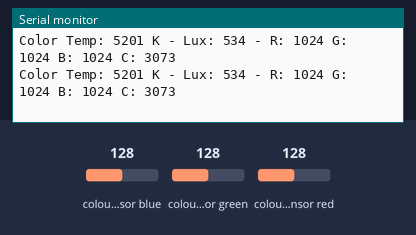
Recording of a sketch running on a simulated Arduino Uno, built with avr-gcc and run on an emulated ATmega328P. On the bench: the last lines printed to the serial monitor. Inputs (shaded band) come from the test bench; at power-on: colour sensor green 128, colour sensor blue 128, colour sensor red 128.

Above: at 1.2 s.
1.3 s: colour sensor green set to 191
At 1.52 s:
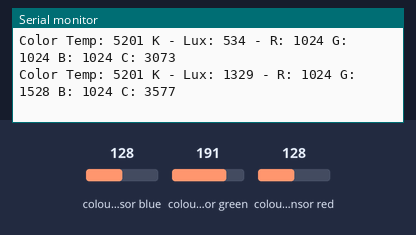
4.3 s: colour sensor blue set to 5
At 4.37 s:
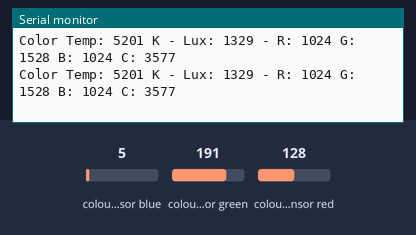
5.8 s: colour sensor red set to 250
At 5.84 s:
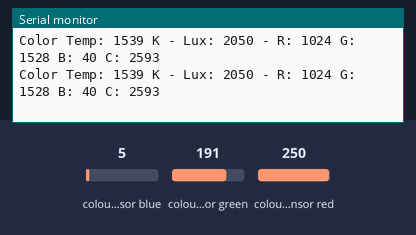
7.5 s: colour sensor blue set to 64
At 7.66 s:
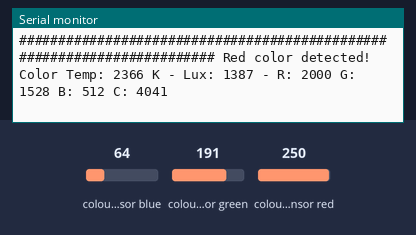
10.5 s: colour sensor green set to 5
At 12.48 s:
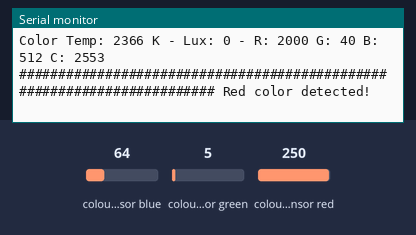
13.5 s: colour sensor blue set to 128
At 13.64 s:
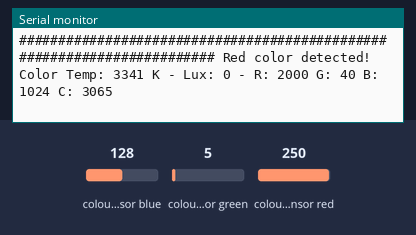
Timing chart, 0 to 16.5 s (numbered marks = the images above; inputs shaded):
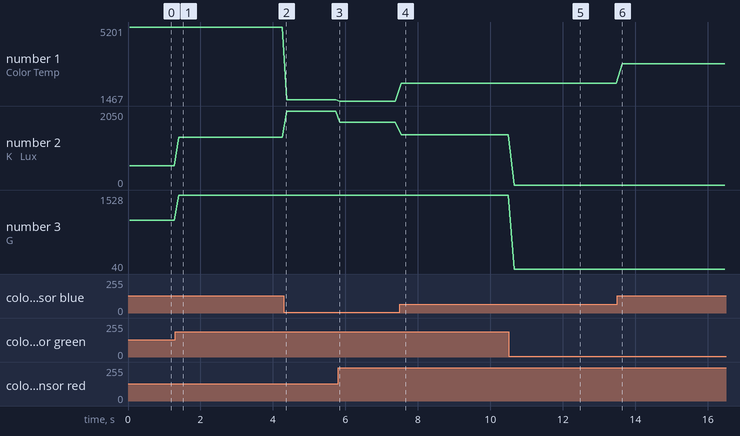

The sketch:

color_detector.ino
```cpp
#include <Wire.h>
#include <Adafruit_TCS34725.h>

// Create an Adafruit_TCS34725 instance
Adafruit_TCS34725 tcs = Adafruit_TCS34725(TCS34725_INTEGRATIONTIME_614MS, TCS34725_GAIN_1X);

void setup() {
  Serial.begin(9600);


  if (tcs.begin()) {
    Serial.println("Found sensor");
  } else {
    Serial.println("No TCS34725 found ... check your connections");
    while (1);
  }
}

bool isRedDetected() {
  uint16_t clear, red, green, blue;

  // Read the RGB values from the sensor
  tcs.getRawData(&red, &green, &blue, &clear);

  // Calculate the total color value
  uint32_t sum = red;
  sum += green;
  sum += blue;

  // Calculate the ratio of red to the total color value
  float redRatio = (float)red / sum;

  // Set a threshold for detecting red (adjust as needed)
  float redThreshold = 0.5; // Example threshold, you may adjust this value

  // Check if the detected color is predominantly red
  if (redRatio > redThreshold) {
    return true;
  }

  return false;
}

void loop() {
    uint16_t r, g, b, c, colorTemp, lux;

  tcs.getRawData(&r, &g, &b, &c);
  // colorTemp = tcs.calculateColorTemperature(r, g, b);
  colorTemp = tcs.calculateColorTemperature_dn40(r, g, b, c);
  lux = tcs.calculateLux(r, g, b);

  Serial.print("Color Temp: "); Serial.print(colorTemp, DEC); Serial.print(" K - ");
  Serial.print("Lux: "); Serial.print(lux, DEC); Serial.print(" - ");
  Serial.print("R: "); Serial.print(r, DEC); Serial.print(" ");
  Serial.print("G: "); Serial.print(g, DEC); Serial.print(" ");
  Serial.print("B: "); Serial.print(b, DEC); Serial.print(" ");
  Serial.print("C: "); Serial.print(c, DEC); Serial.print(" ");
  Serial.println(" ");

  if (isRedDetected()) {
    Serial.println("######################################################################## Red color detected!");
    // Perform actions when red is detected
    // You can add additional actions here
  }

  delay(20); // Adjust delay as needed for your application
}
```

Measured:
- after the input at 1.3 s, the serial monitor: prints a new line after 0.10 s (image 1)
- after the input at 7.5 s, the serial monitor: prints a new line at once (image 4)
- after the input at 10.5 s, the serial monitor: prints a new line after 0.06 s (image 5)
- after the input at 13.5 s, the serial monitor: prints a new line after 0.14 s (image 6)
- plotted number 1: 5201 → 1539 after the input at 4.3 s, 1539 → 1467 after the input at 5.8 s, 1467 → 2366 after the input at 7.5 s, 2366 → 3341 after the input at 13.5 s
- plotted number 2: 534 → 1329 after the input at 1.3 s, 1329 → 2050 after the input at 4.3 s, 2050 → 1733 after the input at 5.8 s, 1733 → 1387 after the input at 7.5 s, 1387 → 0 after the input at 10.5 s
- plotted number 3: 1024 → 1528 after the input at 1.3 s, 1528 → 40 after the input at 10.5 s
